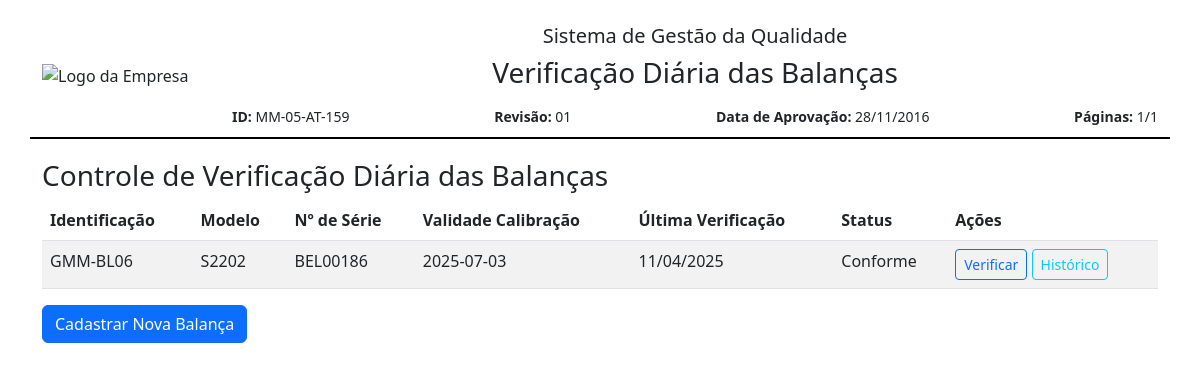
The page / on the database its author committed.
### app/models.py (models this page shows)
class Balanca(db.Model):
    id = db.Column(db.Integer, primary_key=True)
    identificacao = db.Column(db.String(20), nullable=False, unique=True)
    modelo = db.Column(db.String(50), nullable=False)
    numero_serie = db.Column(db.String(50), nullable=False)
    validade_calibracao = db.Column(db.String(10), nullable=False)
    criterio_aceitacao = db.Column(db.String(20), nullable=False)
    padrao = db.Column(db.String(50), nullable=False)
    valor_convencional = db.Column(db.Float, nullable=False)
    numero_certificado = db.Column(db.String(50), nullable=False)
    fabricante = db.Column(db.String(50), nullable=False)
    validade_padrao = db.Column(db.String(10), nullable=False)
    registros = db.relationship('RegistroDiario', backref='balanca', lazy=True)

class RegistroDiario(db.Model):
    id = db.Column(db.Integer, primary_key=True)
    data = db.Column(db.Date, default=datetime.utcnow)
    resultado_obtido = db.Column(db.Float, nullable=False)
    responsavel = db.Column(db.String(100), nullable=False)
    balanca_id = db.Column(db.Integer, db.ForeignKey('balanca.id'), nullable=False)
    @property
    def diferenca(self):
        return round(abs(self.resultado_obtido - self.balanca.valor_convencional), 4)
    @property
    def status(self):
        criterio = float(self.balanca.criterio_aceitacao.replace("±", "").replace(",", "."))
        return "Conforme" if self.diferenca <= criterio else "Não Conforme"

### app/routes.py (the view)
@routes_bp.route("/")
def index():
    balancas = Balanca.query.all()
    return render_template("index.html", title="Balanças", balancas=balancas)

### app/templates/index.html
{% extends "base.html" %}
{% block content %}
<h3>Controle de Verificação Diária das Balanças</h3>
<table class="table table-striped">
    <thead>
        <tr>
            <th>Identificação</th>
            <th>Modelo</th>
            <th>Nº de Série</th>
            <th>Validade Calibração</th>
            <th>Última Verificação</th>
            <th>Status</th>
            <th>Ações</th>
        </tr>
    </thead>
    <tbody>
    {% for b in balancas %}
        <tr>
            <td>{{ b.identificacao }}</td>
            <td>{{ b.modelo }}</td>
            <td>{{ b.numero_serie }}</td>
            <td>{{ b.validade_calibracao }}</td>
            <td>
                {% if b.registros %}
                    {{ b.registros[-1].data.strftime('%d/%m/%Y') }}
                {% else %}
                    Nenhuma
                {% endif %}
            </td>
            <td>
                {% if b.registros %}
                    {{ b.registros[-1].status }}
                {% else %}
                    -
                {% endif %}
            </td>
            <td>
                <a href="{{ url_for('routes.verificar', id=b.id) }}" class="btn btn-outline-primary btn-sm">Verificar</a>
                <a href="{{ url_for('routes.historico', id=b.id) }}" class="btn btn-outline-info btn-sm">Histórico</a>
            </td>
        </tr>
    {% endfor %}
    </tbody>
</table>
<a href="{{ url_for('routes.cadastrar') }}" class="btn btn-primary">Cadastrar Nova Balança</a>
{% endblock %}

### rows shown on the page
Balanca: identificacao "GMM-BL06", modelo "S2202", numero_serie "BEL00186", validade_calibracao "2025-07-03", data "11/04/2025", criterio_aceitacao+valor_convencional "Conforme"
